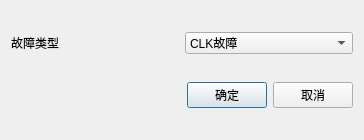
<?xml version="1.0" encoding="UTF-8"?>
<ui version="4.0">
 <class>FaultInjectDialog</class>
 <widget class="QDialog" name="FaultInjectDialog">
  <property name="geometry">
   <rect>
    <x>0</x>
    <y>0</y>
    <width>364</width>
    <height>140</height>
   </rect>
  </property>
  <property name="windowTitle">
   <string>Dialog</string>
  </property>
  <layout class="QGridLayout" name="gridLayout">
   <item row="1" column="0">
    <layout class="QVBoxLayout" name="verticalLayout">
     <item>
      <layout class="QHBoxLayout" name="horizontalLayout_2">
       <item>
        <widget class="QLabel" name="label">
         <property name="text">
          <string>故障类型</string>
         </property>
        </widget>
       </item>
       <item>
        <widget class="QComboBox" name="faultType_comboBox">
         <item>
          <property name="text">
           <string>CLK故障</string>
          </property>
         </item>
         <item>
          <property name="text">
           <string>D0故障</string>
          </property>
         </item>
         <item>
          <property name="text">
           <string>D1故障</string>
          </property>
         </item>
        </widget>
       </item>
      </layout>
     </item>
     <item>
      <spacer name="verticalSpacer_3">
       <property name="orientation">
        <enum>Qt::Vertical</enum>
       </property>
       <property name="sizeHint" stdset="0">
        <size>
         <width>20</width>
         <height>40</height>
        </size>
       </property>
      </spacer>
     </item>
     <item>
      <layout class="QHBoxLayout" name="horizontalLayout">
       <item>
        <spacer name="horizontalSpacer">
         <property name="orientation">
          <enum>Qt::Horizontal</enum>
         </property>
         <property name="sizeHint" stdset="0">
          <size>
           <width>40</width>
           <height>20</height>
          </size>
         </property>
        </spacer>
       </item>
       <item>
        <widget class="QPushButton" name="okPushButton">
         <property name="text">
          <string>确定</string>
         </property>
        </widget>
       </item>
       <item>
        <widget class="QPushButton" name="cancelPushButton">
         <property name="text">
          <string>取消</string>
         </property>
        </widget>
       </item>
      </layout>
     </item>
    </layout>
   </item>
   <item row="0" column="0">
    <spacer name="verticalSpacer">
     <property name="orientation">
      <enum>Qt::Vertical</enum>
     </property>
     <property name="sizeHint" stdset="0">
      <size>
       <width>20</width>
       <height>40</height>
      </size>
     </property>
    </spacer>
   </item>
   <item row="2" column="0">
    <spacer name="verticalSpacer_2">
     <property name="orientation">
      <enum>Qt::Vertical</enum>
     </property>
     <property name="sizeHint" stdset="0">
      <size>
       <width>20</width>
       <height>40</height>
      </size>
     </property>
    </spacer>
   </item>
  </layout>
 </widget>
 <resources/>
 <connections/>
</ui>
